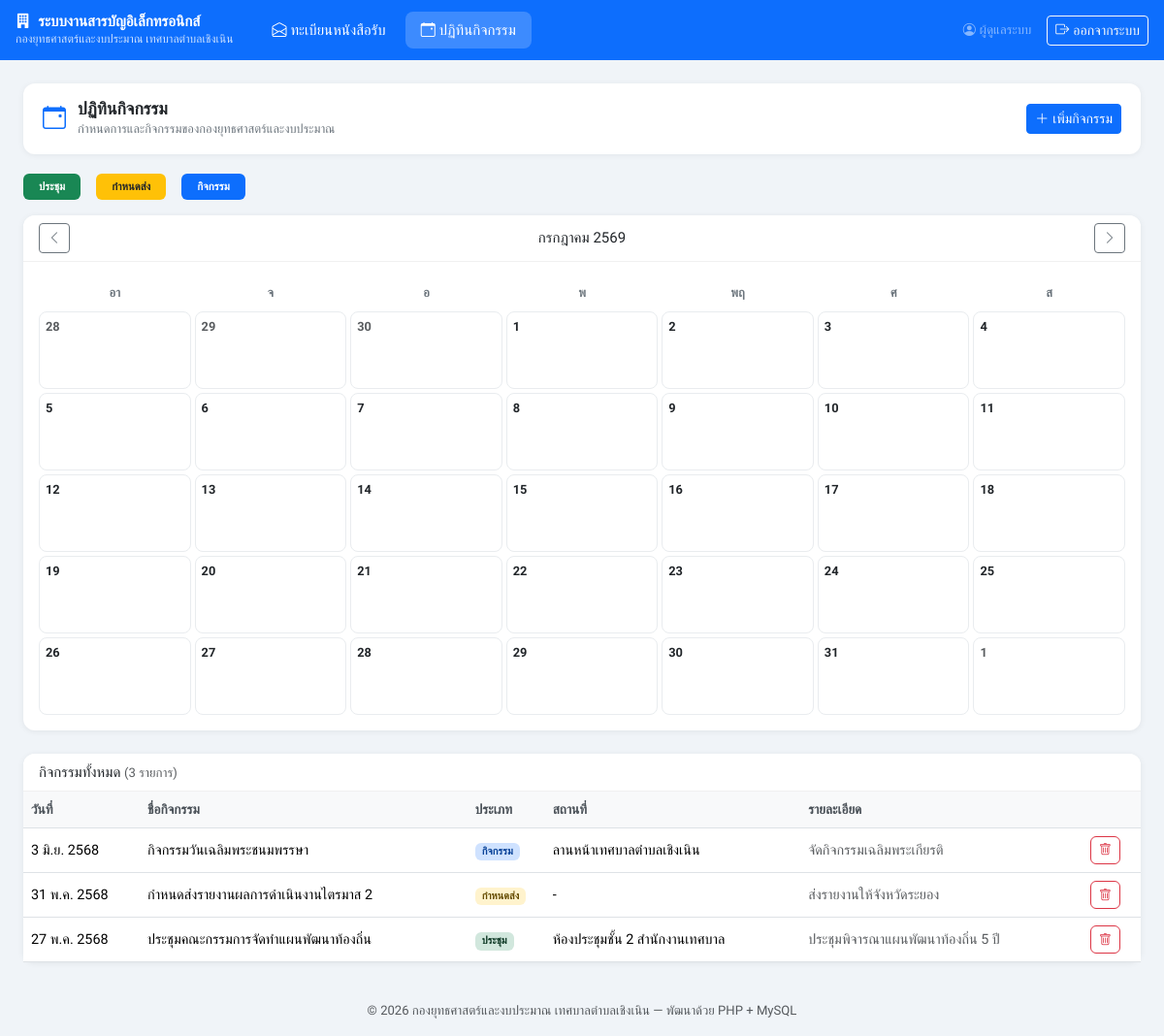
The page /events.php?y=2026&m=7 (signed in) on the database its author committed.
### tables this page shows
CREATE TABLE IF NOT EXISTS events (
    id INT AUTO_INCREMENT PRIMARY KEY,
    event_name VARCHAR(200) NOT NULL,
    event_date DATE NOT NULL,
    event_type ENUM('ประชุม','กำหนดส่ง','กิจกรรม') DEFAULT 'กิจกรรม',
    location VARCHAR(200),
    detail TEXT,
    created_by INT,
    created_at TIMESTAMP DEFAULT CURRENT_TIMESTAMP,
    FOREIGN KEY (created_by) REFERENCES users(id)
);

### includes/config.php (called while the page is built, shortened)
<?php
function thaiDate($date) {
    $months = ['','ม.ค.','ก.พ.','มี.ค.','เม.ย.','พ.ค.','มิ.ย.','ก.ค.','ส.ค.','ก.ย.','ต.ค.','พ.ย.','ธ.ค.'];
    $d = date_create($date);
    $day   = date_format($d, 'j');
    $month = (int) date_format($d, 'n');
    $year  = (int) date_format($d, 'Y') + 543;
    return "$day {$months[$month]} $year";
}
function sanitize($str) {
    return htmlspecialchars(trim($str), ENT_QUOTES, 'UTF-8');
}

### events.php (the view, shortened to what this page needs)
<?php
require_once 'includes/config.php';
$db = getDB();
$calYear  = (int) ($_GET['y'] ?? date('Y'));
$calMonth = (int) ($_GET['m'] ?? date('n'));
$firstDay   = mktime(0,0,0,$calMonth,1,$calYear);
$daysInMonth= date('t', $firstDay);
$startWday  = (int) date('w', $firstDay);
$allEvents = $db->query("SELECT * FROM events ORDER BY event_date DESC")->fetch_all(MYSQLI_ASSOC);
$thaiMonths = ['','มกราคม','กุมภาพันธ์','มีนาคม','เมษายน','พฤษภาคม','มิถุนายน','กรกฎาคม','สิงหาคม','กันยายน','ตุลาคม','พฤศจิกายน','ธันวาคม'];
$prevM = $calMonth-1 < 1  ? ['m'=>12,'y'=>$calYear-1] : ['m'=>$calMonth-1,'y'=>$calYear];
$nextM = $calMonth+1 > 12 ? ['m'=>1, 'y'=>$calYear+1] : ['m'=>$calMonth+1,'y'=>$calYear];
include 'includes/navbar.php';
?>
<div class="page-header">
  <i class="bi bi-calendar-event text-primary fs-4"></i>
  <div>
    <h4>ปฏิทินกิจกรรม</h4>
    <p class="sub">กำหนดการและกิจกรรมของกองยุทธศาสตร์และงบประมาณ</p>
  </div>
  <div class="ms-auto">
    <button class="btn btn-sm btn-primary" data-bs-toggle="modal" data-bs-target="#modalEvent">
      <i class="bi bi-plus-lg me-1"></i>เพิ่มกิจกรรม
    </button>
  </div>
</div>
<div class="d-flex gap-3 mb-3">
  <span class="badge bg-success px-3 py-2">ประชุม</span>
  <span class="badge bg-warning text-dark px-3 py-2">กำหนดส่ง</span>
  <span class="badge bg-primary px-3 py-2">กิจกรรม</span>
</div>
<div class="card mb-4">
  <div class="card-header d-flex align-items-center justify-content-between py-2">
    <a href="events.php?y=<?= $prevM['y'] ?>&m=<?= $prevM['m'] ?>" class="btn btn-sm btn-outline-secondary"><i class="bi bi-chevron-left"></i></a>
    <span class="fw-600"><?= $thaiMonths[$calMonth] ?> <?= $calYear+543 ?></span>
    <a href="events.php?y=<?= $nextM['y'] ?>&m=<?= $nextM['m'] ?>" class="btn btn-sm btn-outline-secondary"><i class="bi bi-chevron-right"></i></a>
  </div>
  <div class="card-body">
    <div class="cal-grid">
      <?php foreach (['อา','จ','อ','พ','พฤ','ศ','ส'] as $dn): ?>
      <div class="cal-day-name"><?= $dn ?></div>
      <?php endforeach; ?>
      <?php
      $prevDays = date('t', mktime(0,0,0,$calMonth-1,1,$calYear));
      for ($i = 0; $i < $startWday; $i++):
          $d = $prevDays - $startWday + $i + 1;
      ?>
      <div class="cal-cell other-month"><div class="cal-date text-muted"><?= $d ?></div></div>
      <?php endfor; ?>
      <?php for ($d = 1; $d <= $daysInMonth; $d++):
          $dateStr  = sprintf('%04d-%02d-%02d', $calYear, $calMonth, $d);
          $isToday  = ($dateStr === date('Y-m-d'));
      ?>
      <div class="cal-cell <?= $isToday ? 'today' : '' ?>">
        <div class="cal-date <?= $isToday ? 'text-primary' : '' ?>"><?= $d ?></div>
      </div>
      <?php endfor; ?>
      <?php
      $cells = $startWday + $daysInMonth;
      $remain = $cells % 7 ? 7 - ($cells % 7) : 0;
      for ($i = 1; $i <= $remain; $i++): ?>
      <div class="cal-cell other-month"><div class="cal-date text-muted"><?= $i ?></div></div>
      <?php endfor; ?>
    </div>
  </div>
</div>
<div class="card">
  <div class="card-header py-2">
    <span class="fw-600">กิจกรรมทั้งหมด <span class="text-muted small">(<?= count($allEvents) ?> รายการ)</span></span>
  </div>
  <div class="card-body p-0">
    <div class="table-responsive">
      <table class="table table-hover mb-0">
        <thead>
          <tr>
            <th style="width:120px">วันที่</th>
            <th>ชื่อกิจกรรม</th>
            <th style="width:80px">ประเภท</th>
            <th>สถานที่</th>
            <th>รายละเอียด</th>
            <th style="width:60px"></th>
          </tr>
        </thead>
        <tbody>
          <?php if (empty($allEvents)): ?>
          <tr><td colspan="6" class="text-center text-muted py-4"><i class="bi bi-calendar-x fs-4 d-block mb-1"></i>ไม่มีกิจกรรม</td></tr>
          <?php else: ?>
          <?php foreach ($allEvents as $e): ?>
          <tr>
            <td><?= thaiDate($e['event_date']) ?></td>
            <td class="fw-500"><?= sanitize($e['event_name']) ?></td>
            <td><span class="badge badge-<?= $e['event_type'] ?>"><?= $e['event_type'] ?></span></td>
            <td><?= sanitize($e['location'] ?: '-') ?></td>
            <td class="text-muted small"><?= sanitize($e['detail'] ?: '-') ?></td>
            <td>
              <form method="POST" onsubmit="return confirm('ยืนยันการลบ?')">
                <button class="btn btn-outline-danger btn-action"><i class="bi bi-trash"></i></button>
              </form>
            </td>
          </tr>
          <?php endforeach; ?>
          <?php endif; ?>
        </tbody>
      </table>
    </div>
  </div>
</div>
<?php include 'includes/footer.php'; ?>

### includes/navbar.php (style rules this page uses)
body { font-family: 'Sarabun', sans-serif; background: #f0f4f8; font-size: 15px; }
.card { border: none; border-radius: 12px; box-shadow: 0 1px 6px rgba(0,0,0,.07); }
.card-header { background: #fff; border-bottom: 1px solid #f0f0f0; border-radius: 12px 12px 0 0 !important; }
.table th { font-weight: 600; font-size: .85rem; background: #f8f9fa; color: #495057; }
.table td { vertical-align: middle; font-size: .9rem; }
.badge-ประชุม { background: #d1e7dd; color: #0a3622; }
.badge-กำหนดส่ง { background: #fff3cd; color: #664d03; }
.badge-กิจกรรม { background: #cfe2ff; color: #084298; }
.btn-action { padding: .25rem .5rem; font-size: .8rem; }
.cal-grid { display: grid; grid-template-columns: repeat(7, 1fr); gap: 4px; }
.cal-day-name { text-align: center; font-weight: 600; font-size: .8rem; color: #6c757d; padding: 6px 0; }
.cal-cell { min-height: 80px; border: 1px solid #e9ecef; border-radius: 8px; padding: 5px 6px; background: #fff; cursor: pointer; transition: border-color .15s; }
.cal-cell.other-month .cal-date { color: #ced4da; }
.cal-date { font-size: .8rem; font-weight: 600; margin-bottom: 2px; }
.page-header { background: #fff; border-radius: 12px; padding: 1rem 1.25rem; margin-bottom: 1.25rem; box-shadow: 0 1px 6px rgba(0,0,0,.06); display: flex; align-items: center; gap: .75rem; }
.page-header h4 { margin: 0; font-weight: 700; font-size: 1.1rem; }
.page-header .sub { font-size: .8rem; color: #6c757d; margin: 0; }

### rows shown on the page
events: event_date "3 มิ.ย. 2568", event_name "กิจกรรมวันเฉลิมพระชนมพรรษา", event_type "กิจกรรม", location "ลานหน้าเทศบาลตำบลเชิงเนิน", detail "จัดกิจกรรมเฉลิมพระเกียรติ"
events: event_date "31 พ.ค. 2568", event_name "กำหนดส่งรายงานผลการดำเนินงานไตรมาส 2", event_type "กำหนดส่ง", location "-", detail "ส่งรายงานให้จังหวัดระยอง"
events: event_date "27 พ.ค. 2568", event_name "ประชุมคณะกรรมการจัดทำแผนพัฒนาท้องถิ่น", event_type "ประชุม", location "ห้องประชุมชั้น 2 สำนักงานเทศบาล", detail "ประชุมพิจารณาแผนพัฒนาท้องถิ่น 5 ปี"

### other values the page prints
SITE_NAME "ระบบงานสารบัญอิเล็กทรอนิกส์"
ORG_NAME "กองยุทธศาสตร์และงบประมาณ เทศบาลตำบลเชิงเนิน"
currentUser()['full_name'] "ผู้ดูแลระบบ"
$thaiMonths[$calMonth] "กรกฎาคม"
$dn "อา"
$dn "จ"
$dn "อ"
$dn "พ"
$dn "พฤ"
$dn "ศ"
$dn "ส"
$d "28"
$d "29"
$d "30"
count($allEvents) "3"
